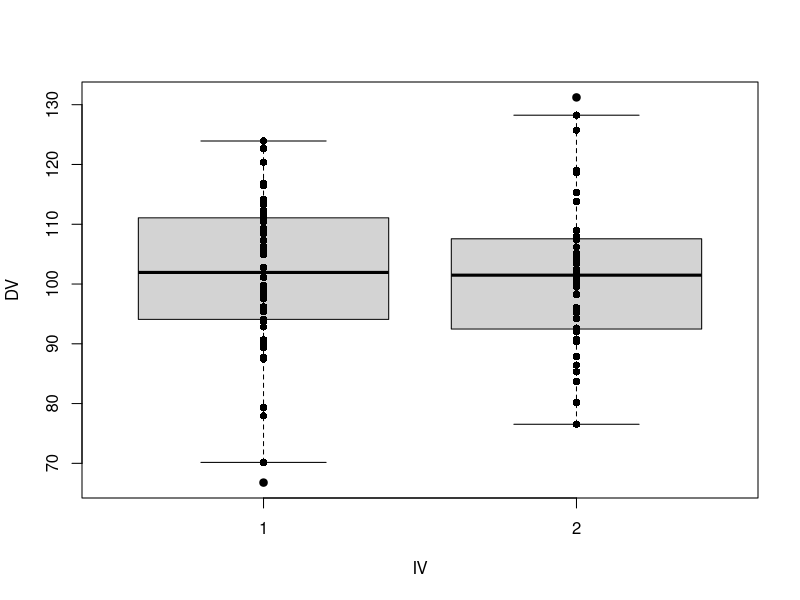
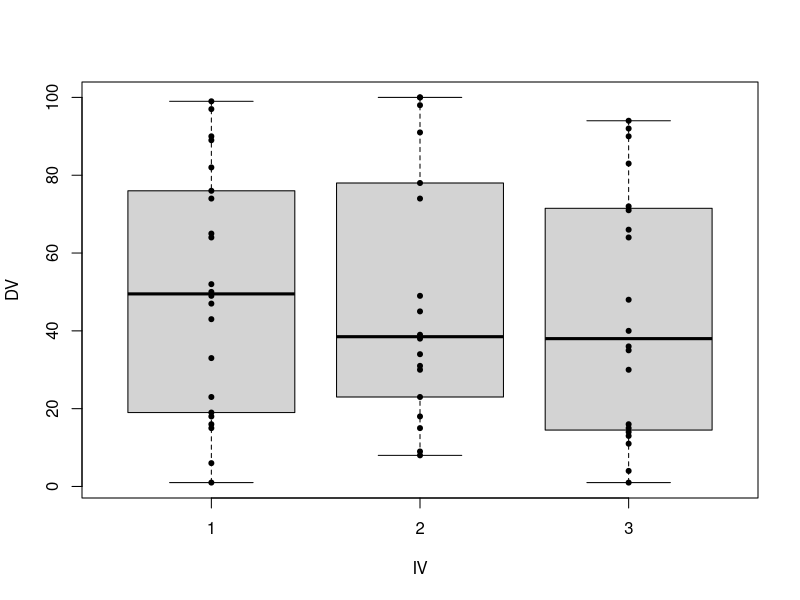

Generate these figures, in order, with R:
## ---- chunk 1
wants <- c("car", "coin")
has   <- wants %in% rownames(installed.packages())
if(any(!has)) install.packages(wants[!has])
## ---- chunk 2
set.seed(1.234)
P     <- 2
Nj    <- c(50, 40)
DV1   <- rnorm(Nj[1], mean=100, sd=15)
DV2   <- rnorm(Nj[2], mean=100, sd=13)
varDf <- data.frame(DV=c(DV1, DV2),
                    IV=factor(rep(1:P, Nj)))
## ---- chunk 3
boxplot(DV ~ IV, data=varDf)
stripchart(DV ~ IV, data=varDf, pch=16, vert=TRUE, add=TRUE)
## ---- chunk 4
var.test(DV1, DV2)
## ---- chunk 5
var.test(DV ~ IV, data=varDf)
## ---- chunk 6
mood.test(DV ~ IV, alternative="greater", data=varDf)
## ---- chunk 7
ansari.test(DV ~ IV, alternative="greater", exact=FALSE, data=varDf)
## ---- chunk 8
library(coin)
ansari_test(DV ~ IV, alternative="greater", distribution="exact", data=varDf)
## ---- chunk 9
Nj    <- c(22, 18, 20)
N     <- sum(Nj)
P     <- length(Nj)
levDf <- data.frame(DV=sample(0:100, N, replace=TRUE),
                    IV=factor(rep(1:P, Nj)))
## ---- chunk 10
boxplot(DV ~ IV, data=levDf)
stripchart(DV ~ IV, data=levDf, pch=20, vert=TRUE, add=TRUE)
## ---- chunk 11
library(car)
leveneTest(DV ~ IV, center=median, data=levDf)
leveneTest(DV ~ IV, center=mean, data=levDf)
## ---- chunk 12
fligner.test(DV ~ IV, data=levDf)
## ---- chunk 13
library(coin)
fligner_test(DV ~ IV, distribution=approximate(B=9999), data=levDf)
## ---- chunk 14
try(detach(package:car))
try(detach(package:nnet))
try(detach(package:MASS))
try(detach(package:coin))
try(detach(package:modeltools))
try(detach(package:survival))
try(detach(package:mvtnorm))
try(detach(package:splines))
try(detach(package:stats4))
